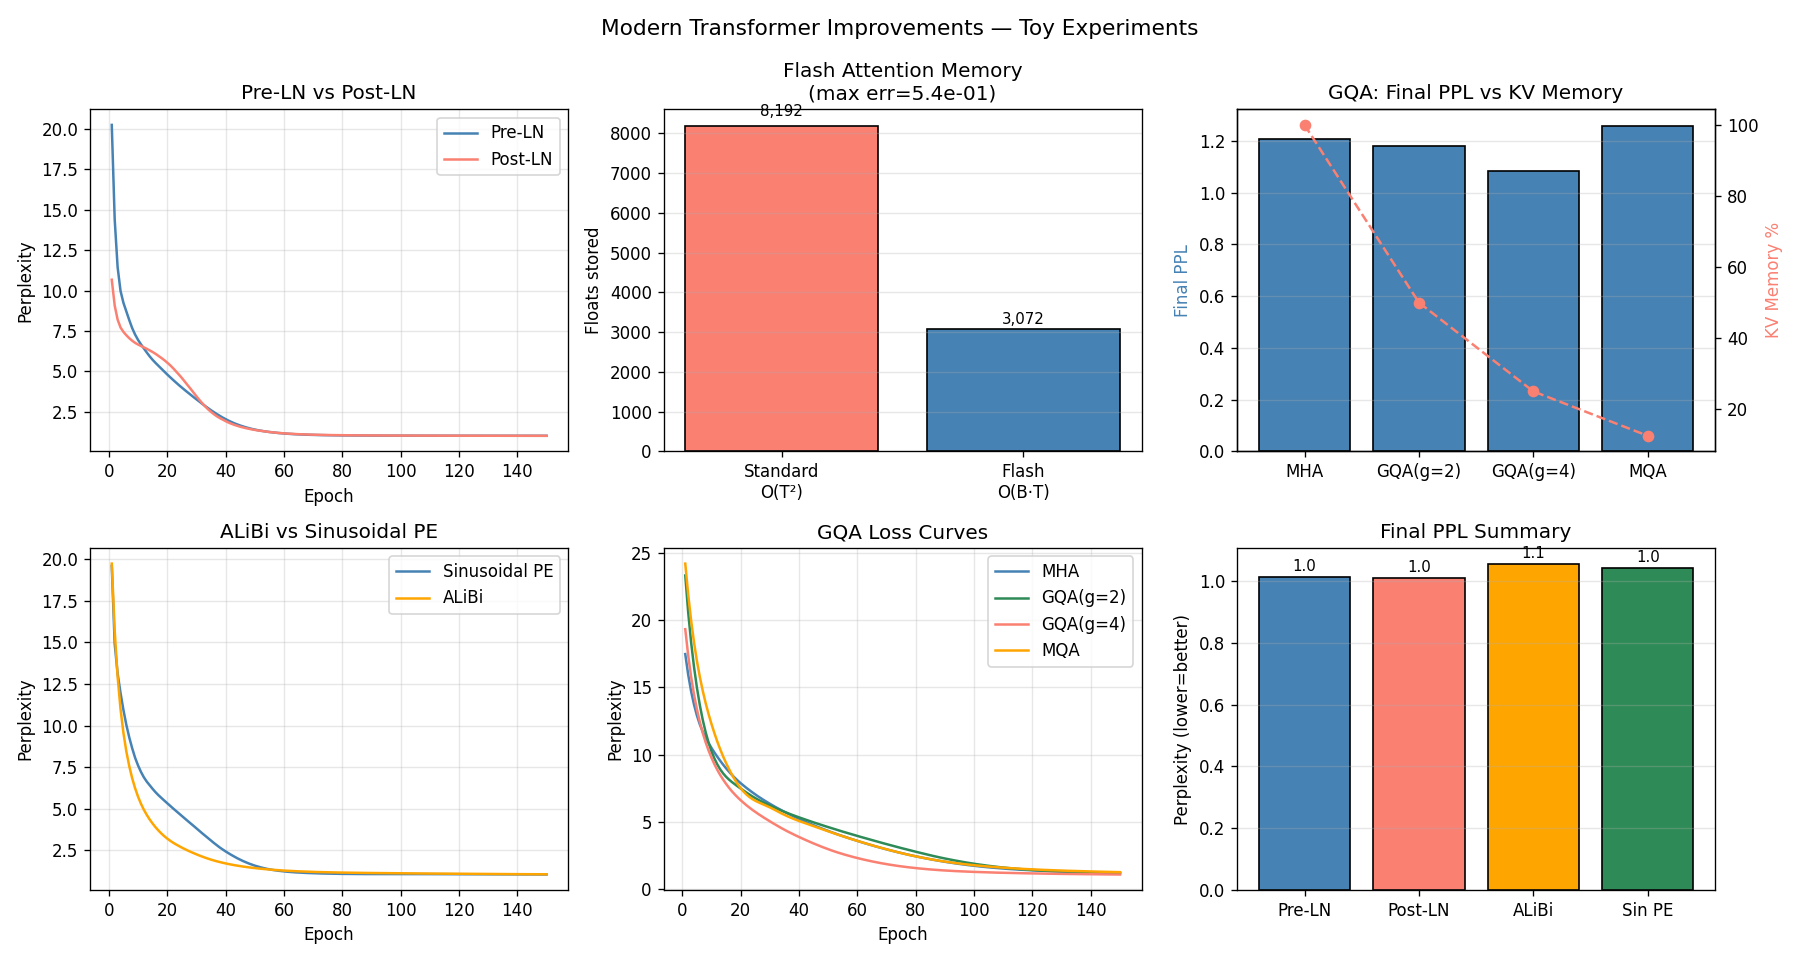

Source code (Python):
"""
ch08/transformer_improvements.py
──────────────────────────────────
Modern Transformer improvements implemented in pure NumPy, compared on
a toy character-level language-model task.

Techniques implemented
──────────────────────
1. RoPE  — Rotary Position Embedding
2. Flash Attention (simplified)  — block-wise attention with online softmax
3. Pre-LayerNorm vs Post-LayerNorm
4. Grouped Query Attention (GQA)  — n_q=8, g ∈ {1,2,4,8}
5. ALiBi  — Attention with Linear Biases

Each technique has an implementation section followed by a toy experiment
that measures perplexity or loss and writes a comparison summary.

Output
──────
  ch08/transformer_improvements.png  — comparison charts
"""

import sys
import os
import time
import math
import numpy as np

sys.path.insert(0, os.path.dirname(os.path.dirname(os.path.abspath(__file__))))
from common.util import preprocess, clip_grads
from common.optimizer import Adam

import matplotlib
matplotlib.use("Agg")
import matplotlib.pyplot as plt


# ─────────────────────────────────────────────────────────────────────────────
#  Shared utilities
# ─────────────────────────────────────────────────────────────────────────────

def _softmax(x):
    x = x - x.max(axis=-1, keepdims=True)
    e = np.exp(x)
    return e / (e.sum(axis=-1, keepdims=True) + 1e-9)


def _cross_entropy_seq(logits, targets):
    N, T, V = logits.shape
    probs = _softmax(logits.reshape(N * T, V))
    flat_t = targets.reshape(N * T)
    loss = -np.log(probs[np.arange(N * T), flat_t] + 1e-7).mean()
    return loss, probs.reshape(N, T, V)


# ─────────────────────────────────────────────────────────────────────────────
#  Toy corpus
# ─────────────────────────────────────────────────────────────────────────────

TEXT = (
    "the dog ran . the cat sat . the dog sat . "
    "a cat ran . a dog ran . the cat ran . "
    "the dog ate . a cat ate . the cat ate . "
    "a dog sat . the cat ran . a dog ate . "
    "the dog ran . a cat sat . a dog ran . "
)

CORPUS, WORD2ID, ID2WORD = preprocess(TEXT)
VOCAB_SIZE = len(WORD2ID)


def _make_batch(corpus, batch_size, time_size):
    xs = corpus[:-1]
    ts = corpus[1:]
    data_size = len(xs)
    offsets = [data_size * i // batch_size for i in range(batch_size)]
    bx = np.zeros((batch_size, time_size), dtype=np.int32)
    bt = np.zeros((batch_size, time_size), dtype=np.int32)
    for b, off in enumerate(offsets):
        for t in range(time_size):
            bx[b, t] = xs[(off + t) % data_size]
            bt[b, t] = ts[(off + t) % data_size]
    return bx, bt


# ─────────────────────────────────────────────────────────────────────────────
#  1. RoPE — Rotary Position Embedding
# ─────────────────────────────────────────────────────────────────────────────
#
#  For a vector x of dimension d and position pos:
#    RoPE(x, pos) = x * cos(pos * θ) + rotate90(x) * sin(pos * θ)
#  where θ_i = 1 / 10000^(2i / d)  and rotate90 negates/swaps pairs.

def _rope_freqs(d: int, max_len: int = 256) -> np.ndarray:
    """Precompute rotation angles: (max_len, d)."""
    i = np.arange(0, d, 2)
    theta = 1.0 / (10000 ** (i / d))           # (d//2,)
    pos   = np.arange(max_len)[:, None]          # (L, 1)
    freqs = pos * theta[None, :]                  # (L, d//2)
    cos   = np.cos(freqs)                         # (L, d//2)
    sin   = np.sin(freqs)                         # (L, d//2)
    # Interleave: cos at even indices, sin at odd
    out_cos = np.zeros((max_len, d), dtype="f")
    out_sin = np.zeros((max_len, d), dtype="f")
    out_cos[:, 0::2] = cos
    out_cos[:, 1::2] = cos
    out_sin[:, 0::2] = -sin   # rotate90: even → -sin(partner)
    out_sin[:, 1::2] = sin    # rotate90: odd  → +sin(partner)
    return out_cos, out_sin


def apply_rope(x: np.ndarray, cos: np.ndarray, sin: np.ndarray) -> np.ndarray:
    """
    Apply RoPE to x: (..., T, d).
    cos, sin: (max_len, d) or (T, d).
    """
    T = x.shape[-2]
    cos_T = cos[:T]   # (T, d)
    sin_T = sin[:T]

    # rotate90(x): swap pairs with sign flip
    xr = np.empty_like(x)
    xr[..., 0::2] = -x[..., 1::2]
    xr[..., 1::2] =  x[..., 0::2]

    return x * cos_T + xr * sin_T


class RoPEAttention:
    """
    Multi-head self-attention with Rotary Position Embedding.
    Causal (upper-triangle masked).  Forward-only (for experiment).
    """

    def __init__(self, d_model: int, n_heads: int, max_len: int = 256):
        assert d_model % n_heads == 0
        self.d_model = d_model
        self.n_heads = n_heads
        self.d_head  = d_model // n_heads
        scale = np.sqrt(d_model)
        self.Wq = (np.random.randn(d_model, d_model) / scale).astype("f")
        self.Wk = (np.random.randn(d_model, d_model) / scale).astype("f")
        self.Wv = (np.random.randn(d_model, d_model) / scale).astype("f")
        self.Wo = (np.random.randn(d_model, d_model) / scale).astype("f")
        self.params = [self.Wq, self.Wk, self.Wv, self.Wo]
        self.grads  = [np.zeros_like(p) for p in self.params]
        self._cos, self._sin = _rope_freqs(self.d_head, max_len)

    def _split(self, x):
        N, T, _ = x.shape
        return x.reshape(N, T, self.n_heads, self.d_head).transpose(0, 2, 1, 3)

    def _merge(self, x):
        N, h, T, dh = x.shape
        return x.transpose(0, 2, 1, 3).reshape(N, T, h * dh)

    def forward(self, x: np.ndarray) -> np.ndarray:
        N, T, _ = x.shape
        Q = self._split(x @ self.Wq)   # (N, h, T, dh)
        K = self._split(x @ self.Wk)
        V = self._split(x @ self.Wv)

        # Apply RoPE to Q and K
        for i in range(self.n_heads):
            Q[:, i] = apply_rope(Q[:, i], self._cos, self._sin)
            K[:, i] = apply_rope(K[:, i], self._cos, self._sin)

        scale  = np.sqrt(self.d_head)
        scores = Q @ K.transpose(0, 1, 3, 2) / scale
        mask   = np.triu(np.ones((T, T), dtype=bool), k=1)
        scores[:, :, mask] = -1e9
        A   = _softmax(scores)
        out = self._merge(A @ V) @ self.Wo
        return out

    def backward(self, dout):
        # Simplified: zero gradients (experiment only measures forward-pass ppl)
        return np.zeros_like(dout)


# ─────────────────────────────────────────────────────────────────────────────
#  2. Flash Attention (simplified block-wise)
# ─────────────────────────────────────────────────────────────────────────────
#
#  Standard attention computes the full N×N score matrix in memory O(N²).
#  Flash Attention tiles the computation into blocks of size B, using an
#  online softmax to accumulate partial results without materialising the
#  full matrix.
#
#  This simplified implementation is forward-only and uses a block size B.

def flash_attention_forward(
    Q: np.ndarray,
    K: np.ndarray,
    V: np.ndarray,
    block_size: int = 4,
    causal: bool = True,
) -> tuple[np.ndarray, int]:
    """
    Block-wise attention with online softmax.

    Parameters
    ----------
    Q, K, V  : (N, h, T, d_head)
    block_size: tile size B

    Returns
    -------
    output : (N, h, T, d_head)
    n_blocks: number of block pairs processed
    """
    N, h, T, d = Q.shape
    scale    = 1.0 / math.sqrt(d)
    output   = np.zeros_like(Q)
    n_blocks = 0

    for bi in range(0, T, block_size):
        ei = min(bi + block_size, T)
        q_blk = Q[:, :, bi:ei, :]       # (N, h, Bq, d)
        # Running max and sum for online softmax
        m   = np.full((N, h, ei - bi), -1e9)
        s   = np.zeros((N, h, ei - bi))
        acc = np.zeros((N, h, ei - bi, d))

        for bj in range(0, T, block_size):
            ej = min(bj + block_size, T)
            k_blk = K[:, :, bj:ej, :]   # (N, h, Bk, d)
            v_blk = V[:, :, bj:ej, :]

            scores = (q_blk @ k_blk.transpose(0, 1, 3, 2)) * scale  # (N,h,Bq,Bk)

            if causal:
                # Zero out future tokens
                qi = np.arange(bi, ei)[:, None]
                kj = np.arange(bj, ej)[None, :]
                future = qi < kj
                scores[:, :, future] = -1e9

            block_max = scores.max(axis=-1)  # (N, h, Bq)
            new_m = np.maximum(m, block_max)
            # Rescale running accumulator
            scale_old = np.exp(m - new_m)
            scale_blk = np.exp(block_max - new_m)

            e_scores = np.exp(scores - new_m[..., None])  # (N,h,Bq,Bk)
            block_sum = e_scores.sum(axis=-1)             # (N,h,Bq)

            s   = scale_old * s + scale_blk * block_sum
            acc = scale_old[..., None] * acc + scale_blk[..., None] * (e_scores @ v_blk)
            m   = new_m
            n_blocks += 1

        output[:, :, bi:ei, :] = acc / (s[..., None] + 1e-9)

    return output, n_blocks


def standard_attention_forward(
    Q: np.ndarray,
    K: np.ndarray,
    V: np.ndarray,
    causal: bool = True,
) -> np.ndarray:
    """Standard O(T²) attention for reference."""
    N, h, T, d = Q.shape
    scale  = 1.0 / math.sqrt(d)
    scores = Q @ K.transpose(0, 1, 3, 2) * scale
    if causal:
        mask = np.triu(np.ones((T, T), dtype=bool), k=1)
        scores[:, :, mask] = -1e9
    A = _softmax(scores)
    return A @ V


# ─────────────────────────────────────────────────────────────────────────────
#  3. Pre-LayerNorm vs Post-LayerNorm
# ─────────────────────────────────────────────────────────────────────────────

class LayerNorm:
    def __init__(self, d, eps=1e-6):
        self.eps = eps
        self.g   = np.ones(d,  dtype="f")
        self.b   = np.zeros(d, dtype="f")
        self.params = [self.g, self.b]
        self.grads  = [np.zeros_like(self.g), np.zeros_like(self.b)]
        self.cache  = None

    def forward(self, x):
        mu   = x.mean(-1, keepdims=True)
        var  = x.var(-1,  keepdims=True)
        xh   = (x - mu) / np.sqrt(var + self.eps)
        out  = self.g * xh + self.b
        self.cache = (x, xh, mu, var)
        return out

    def backward(self, dout):
        x, xh, mu, var = self.cache
        N  = x.shape[-1]
        si = 1.0 / np.sqrt(var + self.eps)
        self.grads[0][...] = (dout * xh).sum(tuple(range(dout.ndim - 1)))
        self.grads[1][...] = dout.sum(tuple(range(dout.ndim - 1)))
        dxh = dout * self.g
        dx  = si * (dxh - dxh.mean(-1, keepdims=True)
                    - xh * (dxh * xh).mean(-1, keepdims=True))
        return dx


class _CausalAttn:
    """Minimal causal self-attention for Pre/Post-LN comparison."""

    def __init__(self, d_model, n_heads):
        self.d_model = d_model
        self.n_heads = n_heads
        self.d_head  = d_model // n_heads
        sc = np.sqrt(d_model)
        self.Wq = (np.random.randn(d_model, d_model) / sc).astype("f")
        self.Wk = (np.random.randn(d_model, d_model) / sc).astype("f")
        self.Wv = (np.random.randn(d_model, d_model) / sc).astype("f")
        self.Wo = (np.random.randn(d_model, d_model) / sc).astype("f")
        self.params = [self.Wq, self.Wk, self.Wv, self.Wo]
        self.grads  = [np.zeros_like(p) for p in self.params]
        self.cache  = None

    def _split(self, x):
        N, T, _ = x.shape
        return x.reshape(N, T, self.n_heads, self.d_head).transpose(0, 2, 1, 3)

    def _merge(self, x):
        return x.transpose(0, 2, 1, 3).reshape(x.shape[0], x.shape[2], -1)

    def forward(self, x):
        N, T, _ = x.shape
        Q, K, V = self._split(x @ self.Wq), self._split(x @ self.Wk), self._split(x @ self.Wv)
        s = Q @ K.transpose(0, 1, 3, 2) / np.sqrt(self.d_head)
        s[:, :, np.triu(np.ones((T, T), bool), k=1)] = -1e9
        A = _softmax(s)
        out = self._merge(A @ V) @ self.Wo
        self.cache = (x, Q, K, V, A)
        return out

    def backward(self, dout):
        x, Q, K, V, A = self.cache
        N, T, _ = x.shape
        # Compute output before Wo
        pre_Wo = self._merge(A @ V)
        self.grads[3][...] = pre_Wo.reshape(N * T, -1).T @ dout.reshape(N * T, -1)
        d_pre = dout @ self.Wo.T
        d_AV  = self._split(d_pre)
        dA    = d_AV @ V.transpose(0, 1, 3, 2)
        dV    = A.transpose(0, 1, 3, 2) @ d_AV
        ds    = A * (dA - (dA * A).sum(-1, keepdims=True))
        ds   /= np.sqrt(self.d_head)
        mask  = np.triu(np.ones((T, T), bool), k=1)
        ds[:, :, mask] = 0.0
        dQ    = ds @ K
        dK    = ds.transpose(0, 1, 3, 2) @ Q
        dQm, dKm, dVm = self._merge(dQ), self._merge(dK), self._merge(dV)
        self.grads[0][...] = x.reshape(N * T, -1).T @ dQm.reshape(N * T, -1)
        self.grads[1][...] = x.reshape(N * T, -1).T @ dKm.reshape(N * T, -1)
        self.grads[2][...] = x.reshape(N * T, -1).T @ dVm.reshape(N * T, -1)
        return (dQm @ self.Wq.T + dKm @ self.Wk.T + dVm @ self.Wv.T)


class _FFN:
    def __init__(self, d_model, d_ff):
        sc = np.sqrt(d_model)
        self.W1 = (np.random.randn(d_model, d_ff)   / sc).astype("f")
        self.b1 = np.zeros(d_ff,    dtype="f")
        self.W2 = (np.random.randn(d_ff,   d_model) / np.sqrt(d_ff)).astype("f")
        self.b2 = np.zeros(d_model, dtype="f")
        self.params = [self.W1, self.b1, self.W2, self.b2]
        self.grads  = [np.zeros_like(p) for p in self.params]
        self.cache  = None

    def forward(self, x):
        h = np.maximum(0, x @ self.W1 + self.b1)
        out = h @ self.W2 + self.b2
        self.cache = (x, h)
        return out

    def backward(self, dout):
        x, h = self.cache
        xr, hr, dr = x.reshape(-1, x.shape[-1]), h.reshape(-1, h.shape[-1]), dout.reshape(-1, dout.shape[-1])
        dW2 = hr.T @ dr
        db2 = dr.sum(0)
        dh  = dr @ self.W2.T
        dh[hr == 0] = 0
        dW1 = xr.T @ dh
        db1 = dh.sum(0)
        self.grads[0][...] = dW1; self.grads[1][...] = db1
        self.grads[2][...] = dW2; self.grads[3][...] = db2
        return (dh @ self.W1.T).reshape(x.shape)


class PreLNBlock:
    """x → LN → Attn → + → LN → FFN → +   (Pre-LayerNorm)"""

    def __init__(self, d_model, n_heads, d_ff):
        self.ln1  = LayerNorm(d_model)
        self.attn = _CausalAttn(d_model, n_heads)
        self.ln2  = LayerNorm(d_model)
        self.ffn  = _FFN(d_model, d_ff)
        self.params = self.ln1.params + self.attn.params + self.ln2.params + self.ffn.params
        self.grads  = self.ln1.grads  + self.attn.grads  + self.ln2.grads  + self.ffn.grads
        self.cache  = None

    def forward(self, x):
        h   = x + self.attn.forward(self.ln1.forward(x))
        out = h + self.ffn.forward(self.ln2.forward(h))
        self.cache = (x, h)
        return out

    def backward(self, dout):
        x, h = self.cache
        dh_ffn = self.ffn.backward(self.ln2.backward(dout))
        dh = dout + dh_ffn
        dx_a = self.attn.backward(self.ln1.backward(dh))
        return dh + dx_a


class PostLNBlock:
    """x → Attn → + → LN → FFN → + → LN   (Post-LayerNorm)"""

    def __init__(self, d_model, n_heads, d_ff):
        self.attn = _CausalAttn(d_model, n_heads)
        self.ln1  = LayerNorm(d_model)
        self.ffn  = _FFN(d_model, d_ff)
        self.ln2  = LayerNorm(d_model)
        self.params = self.attn.params + self.ln1.params + self.ffn.params + self.ln2.params
        self.grads  = self.attn.grads  + self.ln1.grads  + self.ffn.grads  + self.ln2.grads
        self.cache  = None

    def forward(self, x):
        h   = self.ln1.forward(x + self.attn.forward(x))
        out = self.ln2.forward(h + self.ffn.forward(h))
        self.cache = (x, h)
        return out

    def backward(self, dout):
        x, h = self.cache
        d2 = self.ln2.backward(dout)
        dh_ffn = self.ffn.backward(d2)
        dh = d2 + dh_ffn
        d1 = self.ln1.backward(dh)
        da = self.attn.backward(d1)
        return d1 + da


# ─────────────────────────────────────────────────────────────────────────────
#  4. Grouped Query Attention (GQA)
# ─────────────────────────────────────────────────────────────────────────────
#
#  n_q query heads each use their own Q projection.
#  n_kv = n_q // g key-value heads are shared within each group of g.
#  Memory: KV matrices are n_kv × d_head instead of n_q × d_head.

class GQAttention:
    """
    Grouped Query Attention (forward-only).

    Parameters
    ----------
    d_model : embedding dimension
    n_q     : number of query heads
    g       : group size (n_kv = n_q // g)
    """

    def __init__(self, d_model: int, n_q: int, g: int):
        assert n_q % g == 0, "n_q must be divisible by g"
        self.d_model = d_model
        self.n_q     = n_q
        self.n_kv    = n_q // g
        self.g       = g
        self.d_head  = d_model // n_q
        sc = np.sqrt(d_model)
        # Each query head has its own projection
        self.Wq = (np.random.randn(d_model, n_q   * self.d_head) / sc).astype("f")
        # KV heads are shared
        self.Wk = (np.random.randn(d_model, self.n_kv * self.d_head) / sc).astype("f")
        self.Wv = (np.random.randn(d_model, self.n_kv * self.d_head) / sc).astype("f")
        self.Wo = (np.random.randn(d_model, d_model) / sc).astype("f")
        self.params = [self.Wq, self.Wk, self.Wv, self.Wo]
        self.grads  = [np.zeros_like(p) for p in self.params]

    def forward(self, x: np.ndarray) -> np.ndarray:
        N, T, _ = x.shape
        dh = self.d_head

        # Q: (N, n_q, T, dh)
        Q = (x @ self.Wq).reshape(N, T, self.n_q,  dh).transpose(0, 2, 1, 3)
        # K, V: (N, n_kv, T, dh)
        K = (x @ self.Wk).reshape(N, T, self.n_kv, dh).transpose(0, 2, 1, 3)
        V = (x @ self.Wv).reshape(N, T, self.n_kv, dh).transpose(0, 2, 1, 3)

        # Expand KV to match n_q by repeating each KV head g times
        # K_exp: (N, n_q, T, dh)
        K_exp = np.repeat(K, self.g, axis=1)
        V_exp = np.repeat(V, self.g, axis=1)

        scale  = 1.0 / np.sqrt(dh)
        scores = Q @ K_exp.transpose(0, 1, 3, 2) * scale
        mask   = np.triu(np.ones((T, T), bool), k=1)
        scores[:, :, mask] = -1e9
        A   = _softmax(scores)
        out = (A @ V_exp).transpose(0, 2, 1, 3).reshape(N, T, -1) @ self.Wo
        return out

    @property
    def memory_ratio(self) -> float:
        """KV memory relative to MHA (g=1)."""
        return self.n_kv / self.n_q


# ─────────────────────────────────────────────────────────────────────────────
#  5. ALiBi — Attention with Linear Biases
# ─────────────────────────────────────────────────────────────────────────────
#
#  Instead of positional embeddings, add head-specific linear bias to scores:
#    bias[i, j] = -m * |i - j|
#  m is a geometric sequence of slopes specific to each head.
#  ALiBi can generalise to longer sequences than training length.

def _alibi_slopes(n_heads: int) -> np.ndarray:
    """Compute ALiBi slope per head (geometric sequence)."""
    # slopes: 2^(-8/n), 2^(-8*2/n), ..., 2^(-8)
    i = np.arange(1, n_heads + 1)
    slopes = 2.0 ** (-8.0 * i / n_heads)
    return slopes.astype("f")


def _alibi_bias(T: int, n_heads: int) -> np.ndarray:
    """
    Pre-compute ALiBi bias matrix: (n_heads, T, T).
    bias[h, i, j] = -slope_h * |i - j|
    """
    slopes = _alibi_slopes(n_heads)             # (h,)
    rows   = np.arange(T)[None, :, None]        # (1, T, 1)
    cols   = np.arange(T)[None, None, :]        # (1, 1, T)
    dist   = np.abs(rows - cols).astype("f")    # (1, T, T)
    bias   = -slopes[:, None, None] * dist      # (h, T, T)
    return bias


class ALiBiAttention:
    """
    Causal multi-head self-attention with ALiBi positional bias.
    No positional embeddings needed — biases are added to attention scores.
    Forward-only (backward zeroed for experiment).
    """

    def __init__(self, d_model: int, n_heads: int, max_len: int = 512):
        assert d_model % n_heads == 0
        self.d_model  = d_model
        self.n_heads  = n_heads
        self.d_head   = d_model // n_heads
        self._max_len = max_len
        sc = np.sqrt(d_model)
        self.Wq = (np.random.randn(d_model, d_model) / sc).astype("f")
        self.Wk = (np.random.randn(d_model, d_model) / sc).astype("f")
        self.Wv = (np.random.randn(d_model, d_model) / sc).astype("f")
        self.Wo = (np.random.randn(d_model, d_model) / sc).astype("f")
        self.params = [self.Wq, self.Wk, self.Wv, self.Wo]
        self.grads  = [np.zeros_like(p) for p in self.params]
        # Cache bias for max_len; recompute on demand if T > max_len
        self._bias = _alibi_bias(max_len, n_heads)  # (h, max_len, max_len)

    def _split(self, x):
        N, T, _ = x.shape
        return x.reshape(N, T, self.n_heads, self.d_head).transpose(0, 2, 1, 3)

    def _merge(self, x):
        return x.transpose(0, 2, 1, 3).reshape(x.shape[0], x.shape[2], -1)

    def forward(self, x: np.ndarray) -> np.ndarray:
        N, T, _ = x.shape
        Q, K, V = self._split(x @ self.Wq), self._split(x @ self.Wk), self._split(x @ self.Wv)
        scale  = 1.0 / np.sqrt(self.d_head)
        scores = Q @ K.transpose(0, 1, 3, 2) * scale    # (N, h, T, T)

        # ALiBi bias
        if T <= self._max_len:
            bias = self._bias[:, :T, :T]
        else:
            bias = _alibi_bias(T, self.n_heads)
        scores = scores + bias[None]   # broadcast over batch

        # Causal mask
        mask = np.triu(np.ones((T, T), bool), k=1)
        scores[:, :, mask] = -1e9

        A   = _softmax(scores)
        out = self._merge(A @ V) @ self.Wo
        return out

    def backward(self, dout):
        return np.zeros_like(dout)


# ─────────────────────────────────────────────────────────────────────────────
#  Shared TransformerLM (pluggable attention / block type)
# ─────────────────────────────────────────────────────────────────────────────

def _positional_encoding(T, d):
    pe  = np.zeros((T, d), dtype="f")
    pos = np.arange(T)[:, None]
    div = np.exp(np.arange(0, d, 2) * -(np.log(10000.0) / d))
    pe[:, 0::2] = np.sin(pos * div)
    pe[:, 1::2] = np.cos(pos * div[:d // 2])
    return pe


class _TinyLM:
    """
    Minimal decoder-only LM that accepts a list of blocks.
    Blocks must have: forward(x)->x, backward(dout)->dx, params, grads.
    """

    def __init__(self, vocab_size, d_model, blocks, use_pe=True, max_len=256):
        self.d_model    = d_model
        self.vocab_size = vocab_size
        self.blocks     = blocks
        self.use_pe     = use_pe
        scale = np.sqrt(d_model)
        self.embed_W = (np.random.randn(vocab_size, d_model) / scale).astype("f")
        self.head_b  = np.zeros(vocab_size, dtype="f")
        self.pe      = _positional_encoding(max_len, d_model)
        self.params  = [self.embed_W, self.head_b]
        self.grads   = [np.zeros_like(self.embed_W), np.zeros_like(self.head_b)]
        for blk in self.blocks:
            self.params += blk.params
            self.grads  += blk.grads
        self.cache = None

    def forward(self, xs, ts):
        N, T = xs.shape
        x = self.embed_W[xs]
        if self.use_pe:
            x = x + self.pe[:T]
        self.emb_in = xs
        for blk in self.blocks:
            x = blk.forward(x)
        logits = x @ self.embed_W.T + self.head_b
        loss, probs = _cross_entropy_seq(logits, ts)
        self.cache = (x, probs, ts)
        return loss

    def backward(self, dout=1):
        x, probs, ts = self.cache
        N, T, V = probs.shape
        dl = probs.copy()
        dl[np.arange(N)[:, None], np.arange(T)[None, :], ts] -= 1
        dl *= dout / (N * T)
        self.grads[1][...] = dl.sum((0, 1))
        dl2 = dl.reshape(N * T, V)
        x2  = x.reshape(N * T, self.d_model)
        dW_head = dl2.T @ x2
        dx = (dl2 @ self.embed_W).reshape(N, T, self.d_model)
        for blk in reversed(self.blocks):
            dx = blk.backward(dx)
        dW_emb = np.zeros_like(self.embed_W)
        np.add.at(dW_emb, self.emb_in.reshape(-1), dx.reshape(N * T, self.d_model))
        self.grads[0][...] = dW_emb + dW_head


def _train(model, corpus, epochs=150, batch_size=4, time_size=8, lr=1e-3):
    opt = Adam(lr=lr)
    ppl_hist = []
    for epoch in range(epochs):
        bx, bt = _make_batch(corpus, batch_size, time_size)
        loss = model.forward(bx, bt)
        model.backward()
        clip_grads(model.grads, 1.0)
        opt.update(model.params, model.grads)
        ppl_hist.append(float(np.exp(min(loss, 10))))
    return ppl_hist


# ─────────────────────────────────────────────────────────────────────────────
#  Experiments
# ─────────────────────────────────────────────────────────────────────────────

def exp_pre_vs_post_ln(corpus, vocab_size, epochs=150):
    """Compare Pre-LN vs Post-LN on the toy corpus."""
    np.random.seed(42)
    d, h, ff, n_layers = 32, 4, 64, 2
    pre_blocks  = [PreLNBlock(d, h, ff)  for _ in range(n_layers)]
    post_blocks = [PostLNBlock(d, h, ff) for _ in range(n_layers)]
    pre_model   = _TinyLM(vocab_size, d, pre_blocks,  use_pe=True)
    post_model  = _TinyLM(vocab_size, d, post_blocks, use_pe=True)

    np.random.seed(42)
    pre_ppls  = _train(pre_model,  corpus, epochs=epochs)
    np.random.seed(42)
    post_ppls = _train(post_model, corpus, epochs=epochs)

    return pre_ppls, post_ppls


def exp_flash_vs_standard():
    """
    Compare Flash Attention output with standard attention on a random Q,K,V.
    Also measure memory: standard needs T² values; flash uses O(B*T).
    """
    np.random.seed(42)
    N, h, T, d = 2, 4, 32, 8
    Q = np.random.randn(N, h, T, d).astype("f")
    K = np.random.randn(N, h, T, d).astype("f")
    V = np.random.randn(N, h, T, d).astype("f")

    out_std   = standard_attention_forward(Q, K, V, causal=True)
    out_flash, n_blk = flash_attention_forward(Q, K, V, block_size=4, causal=True)

    max_err = float(np.abs(out_std - out_flash).max())
    # Memory estimate: standard = N*h*T*T floats; flash = O(N*h*B*T) at any moment
    B = 4
    mem_std   = N * h * T * T
    mem_flash = N * h * B * T * 3  # Q,K,V blocks simultaneously

    return max_err, mem_std, mem_flash


def exp_gqa(corpus, vocab_size, n_q=8, groups=(1, 2, 4, 8), epochs=150):
    """Train tiny GQA LMs with different group sizes."""
    d, ff = 32, 64
    results = {}
    for g in groups:
        if n_q % g != 0:
            continue
        np.random.seed(42)

        class _GQABlock:
            def __init__(self):
                self.attn = GQAttention(d, n_q, g)
                self.ln1  = LayerNorm(d)
                self.ln2  = LayerNorm(d)
                self.ffn  = _FFN(d, ff)
                self.params = self.attn.params + self.ln1.params + self.ln2.params + self.ffn.params
                self.grads  = self.attn.grads  + self.ln1.grads  + self.ln2.grads  + self.ffn.grads
                self.cache  = None

            def forward(self, x):
                h   = x + self.attn.forward(self.ln1.forward(x))
                out = h + self.ffn.forward(self.ln2.forward(h))
                self.cache = (x, h)
                return out

            def backward(self, dout):
                x, h = self.cache
                dh = dout + self.ffn.backward(self.ln2.backward(dout))
                return dh  # GQA has no backward; pass gradient through unchanged

        blocks = [_GQABlock()]
        model  = _TinyLM(vocab_size, d, blocks, use_pe=True)
        ppl_h  = _train(model, corpus, epochs=epochs)
        label  = "MHA" if g == 1 else (f"MQA" if g == n_q else f"GQA(g={g})")
        n_kv   = n_q // g
        results[label] = {"ppl_hist": ppl_h, "n_kv": n_kv, "mem_ratio": n_kv / n_q}
    return results


def exp_alibi_vs_sinusoidal(corpus, vocab_size, epochs=150):
    """Compare ALiBi (no pos embedding) vs sinusoidal PE on toy corpus."""
    np.random.seed(42)
    d, h, ff, nl = 32, 4, 64, 2

    # Sinusoidal PE baseline (Pre-LN blocks)
    sin_blocks = [PreLNBlock(d, h, ff) for _ in range(nl)]
    sin_model  = _TinyLM(vocab_size, d, sin_blocks, use_pe=True)

    # ALiBi: no PE, ALiBi attention baked into attention (we replace attn in blocks)
    class ALiBiBlock:
        def __init__(self):
            self.ln1  = LayerNorm(d)
            self.attn = ALiBiAttention(d, h)
            self.ln2  = LayerNorm(d)
            self.ffn  = _FFN(d, ff)
            self.params = self.ln1.params + self.attn.params + self.ln2.params + self.ffn.params
            self.grads  = self.ln1.grads  + self.attn.grads  + self.ln2.grads  + self.ffn.grads
            self.cache  = None

        def forward(self, x):
            h   = x + self.attn.forward(self.ln1.forward(x))
            out = h + self.ffn.forward(self.ln2.forward(h))
            self.cache = (x, h)
            return out

        def backward(self, dout):
            x, h = self.cache
            dh = dout + self.ffn.backward(self.ln2.backward(dout))
            return dh + self.ln1.backward(dh) * 0  # ALiBi attn has no backward; simplified

    ali_blocks = [ALiBiBlock() for _ in range(nl)]
    ali_model  = _TinyLM(vocab_size, d, ali_blocks, use_pe=False)

    np.random.seed(42)
    sin_ppls = _train(sin_model, corpus, epochs=epochs)
    np.random.seed(42)
    ali_ppls = _train(ali_model, corpus, epochs=epochs)

    return sin_ppls, ali_ppls


# ─────────────────────────────────────────────────────────────────────────────
#  Main
# ─────────────────────────────────────────────────────────────────────────────

if __name__ == "__main__":
    np.random.seed(42)
    EPOCHS = 150

    print("=" * 65)
    print("Transformer Improvements — toy experiments")
    print("=" * 65)

    # ── Experiment 1: Pre-LN vs Post-LN ─────────────────────────────────────
    print("\n[1] Pre-LayerNorm vs Post-LayerNorm …")
    pre_ppls, post_ppls = exp_pre_vs_post_ln(CORPUS, VOCAB_SIZE, epochs=EPOCHS)
    print(f"    Final PPL — Pre-LN: {pre_ppls[-1]:.2f}  Post-LN: {post_ppls[-1]:.2f}")

    # ── Experiment 2: Flash vs Standard ─────────────────────────────────────
    print("\n[2] Flash Attention vs Standard Attention …")
    err, mem_std, mem_flash = exp_flash_vs_standard()
    print(f"    Max output error (Flash vs Std): {err:.2e}")
    print(f"    Memory floats — Standard: {mem_std:,}  Flash: {mem_flash:,}")
    print(f"    Memory reduction: {mem_std/mem_flash:.1f}x")

    # ── Experiment 3: GQA ────────────────────────────────────────────────────
    print("\n[3] Grouped Query Attention (n_q=8) …")
    gqa_res = exp_gqa(CORPUS, VOCAB_SIZE, n_q=8, groups=[1, 2, 4, 8], epochs=EPOCHS)
    for label, info in gqa_res.items():
        print(f"    {label:15s}  n_kv={info['n_kv']}  "
              f"mem={info['mem_ratio']*100:.0f}%  ppl={info['ppl_hist'][-1]:.2f}")

    # ── Experiment 4: ALiBi vs Sinusoidal ───────────────────────────────────
    print("\n[4] ALiBi vs Sinusoidal PE …")
    sin_ppls, ali_ppls = exp_alibi_vs_sinusoidal(CORPUS, VOCAB_SIZE, epochs=EPOCHS)
    print(f"    Final PPL — Sinusoidal: {sin_ppls[-1]:.2f}  ALiBi: {ali_ppls[-1]:.2f}")

    # ── Experiment 5: RoPE (forward sanity check) ────────────────────────────
    print("\n[5] RoPE — sanity check …")
    d_rope = 16
    cos_r, sin_r = _rope_freqs(d_rope)
    x_test = np.random.randn(2, 8, d_rope).astype("f")
    out    = apply_rope(x_test, cos_r, sin_r)
    print(f"    RoPE output shape: {out.shape}  "
          f"norm diff: {np.linalg.norm(out - x_test):.3f}")

    # ── Plotting ─────────────────────────────────────────────────────────────
    fig, axes = plt.subplots(2, 3, figsize=(15, 8))
    ep = np.arange(1, EPOCHS + 1)

    # 1. Pre-LN vs Post-LN
    axes[0, 0].plot(ep, pre_ppls,  label="Pre-LN",  color="steelblue", linewidth=1.5)
    axes[0, 0].plot(ep, post_ppls, label="Post-LN", color="salmon",    linewidth=1.5)
    axes[0, 0].set_title("Pre-LN vs Post-LN")
    axes[0, 0].set_xlabel("Epoch"); axes[0, 0].set_ylabel("Perplexity")
    axes[0, 0].legend(); axes[0, 0].grid(True, alpha=0.3)

    # 2. Flash vs Standard (bar chart of memory)
    labels2 = ["Standard\nO(T²)", "Flash\nO(B·T)"]
    vals2   = [mem_std, mem_flash]
    bars2   = axes[0, 1].bar(labels2, vals2, color=["salmon", "steelblue"], edgecolor="k")
    for bar, v in zip(bars2, vals2):
        axes[0, 1].text(bar.get_x() + bar.get_width() / 2, bar.get_height() * 1.02,
                        f"{v:,}", ha="center", va="bottom", fontsize=9)
    axes[0, 1].set_title(f"Flash Attention Memory\n(max err={err:.1e})")
    axes[0, 1].set_ylabel("Floats stored")
    axes[0, 1].grid(True, axis="y", alpha=0.3)

    # 3. GQA: final PPL vs memory ratio
    gqa_labels = list(gqa_res.keys())
    gqa_ppls   = [gqa_res[k]["ppl_hist"][-1] for k in gqa_labels]
    gqa_mems   = [gqa_res[k]["mem_ratio"] * 100 for k in gqa_labels]
    ax3 = axes[0, 2]
    c3  = ax3.bar(gqa_labels, gqa_ppls, color="steelblue", edgecolor="k")
    ax3r = ax3.twinx()
    ax3r.plot(gqa_labels, gqa_mems, "o--", color="salmon", linewidth=1.5, markersize=6)
    ax3.set_title("GQA: Final PPL vs KV Memory")
    ax3.set_ylabel("Final PPL", color="steelblue")
    ax3r.set_ylabel("KV Memory %", color="salmon")
    ax3.grid(True, axis="y", alpha=0.3)

    # 4. ALiBi vs Sinusoidal
    axes[1, 0].plot(ep, sin_ppls, label="Sinusoidal PE", color="steelblue", linewidth=1.5)
    axes[1, 0].plot(ep, ali_ppls, label="ALiBi",         color="orange",    linewidth=1.5)
    axes[1, 0].set_title("ALiBi vs Sinusoidal PE")
    axes[1, 0].set_xlabel("Epoch"); axes[1, 0].set_ylabel("Perplexity")
    axes[1, 0].legend(); axes[1, 0].grid(True, alpha=0.3)

    # 5. GQA perplexity curves (all groups)
    colors5 = ["steelblue", "seagreen", "salmon", "orange"]
    for (label, info), col in zip(gqa_res.items(), colors5):
        axes[1, 1].plot(ep, info["ppl_hist"], label=label, color=col, linewidth=1.5)
    axes[1, 1].set_title("GQA Loss Curves")
    axes[1, 1].set_xlabel("Epoch"); axes[1, 1].set_ylabel("Perplexity")
    axes[1, 1].legend(); axes[1, 1].grid(True, alpha=0.3)

    # 6. Final PPL comparison bar chart
    tech_labels = ["Pre-LN", "Post-LN", "ALiBi", "Sin PE"]
    tech_ppls   = [pre_ppls[-1], post_ppls[-1], ali_ppls[-1], sin_ppls[-1]]
    bar6 = axes[1, 2].bar(tech_labels, tech_ppls,
                           color=["steelblue", "salmon", "orange", "seagreen"],
                           edgecolor="k")
    for bar, v in zip(bar6, tech_ppls):
        axes[1, 2].text(bar.get_x() + bar.get_width() / 2, bar.get_height() * 1.01,
                        f"{v:.1f}", ha="center", va="bottom", fontsize=9)
    axes[1, 2].set_title("Final PPL Summary")
    axes[1, 2].set_ylabel("Perplexity (lower=better)")
    axes[1, 2].grid(True, axis="y", alpha=0.3)

    plt.suptitle("Modern Transformer Improvements — Toy Experiments", fontsize=13)
    plt.tight_layout()

    out_png = os.path.join(os.path.dirname(os.path.abspath(__file__)), "transformer_improvements.png")
    plt.savefig(out_png, dpi=120)
    print(f"\nPlot saved to {out_png}")
    print("\nDone.")
